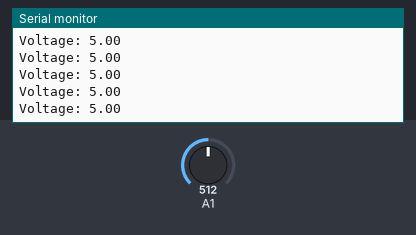
This sketch was run on a simulated Arduino Uno, built with avr-gcc and run on an emulated ATmega328P. On the bench: the last lines printed to the serial monitor. Inputs (shaded band) come from the test bench; at power-on: A1 = 512.

Above: at 1.2 s.
1.3 s: A1 set to 1004
At 2.2 s:
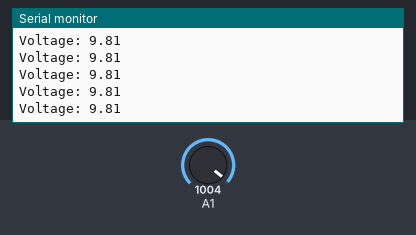
4.3 s: A1 set to 1023
At 5.4 s:
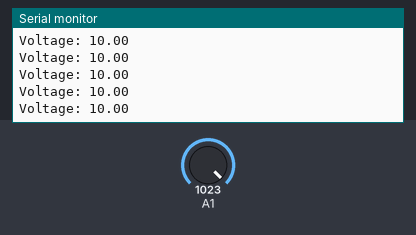
Timing chart, 0 to 7.3 s (numbered marks = the images above; inputs shaded):
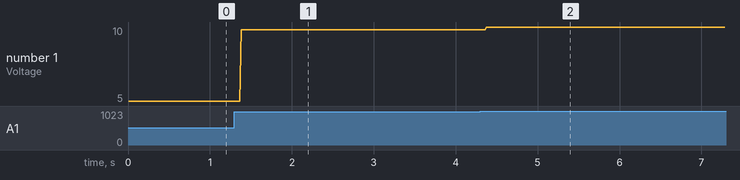

The sketch:

testShowVoltage.ino
```cpp
void setup() {
  // put your setup code here, to run once:
  pinMode(A1, INPUT);
  Serial.begin(9600);
  Serial.println("start");
}

void loop() {
  // put your main code here, to run repeatedly:
  int sensorValue = analogRead(A1);
  float voltage = sensorValue * (5.00/1023.00) *2;
  Serial.print("Voltage: ");
  Serial.println(voltage);
}
```

Measured:
- after the input at 1.3 s, the serial monitor: prints a new line after 0.08 s (image 1)
- after the input at 4.3 s, the serial monitor: prints a new line after 0.08 s (image 2)
- plotted number 1: 5 → 9.81 after the input at 1.3 s, 9.81 → 10 after the input at 4.3 s
